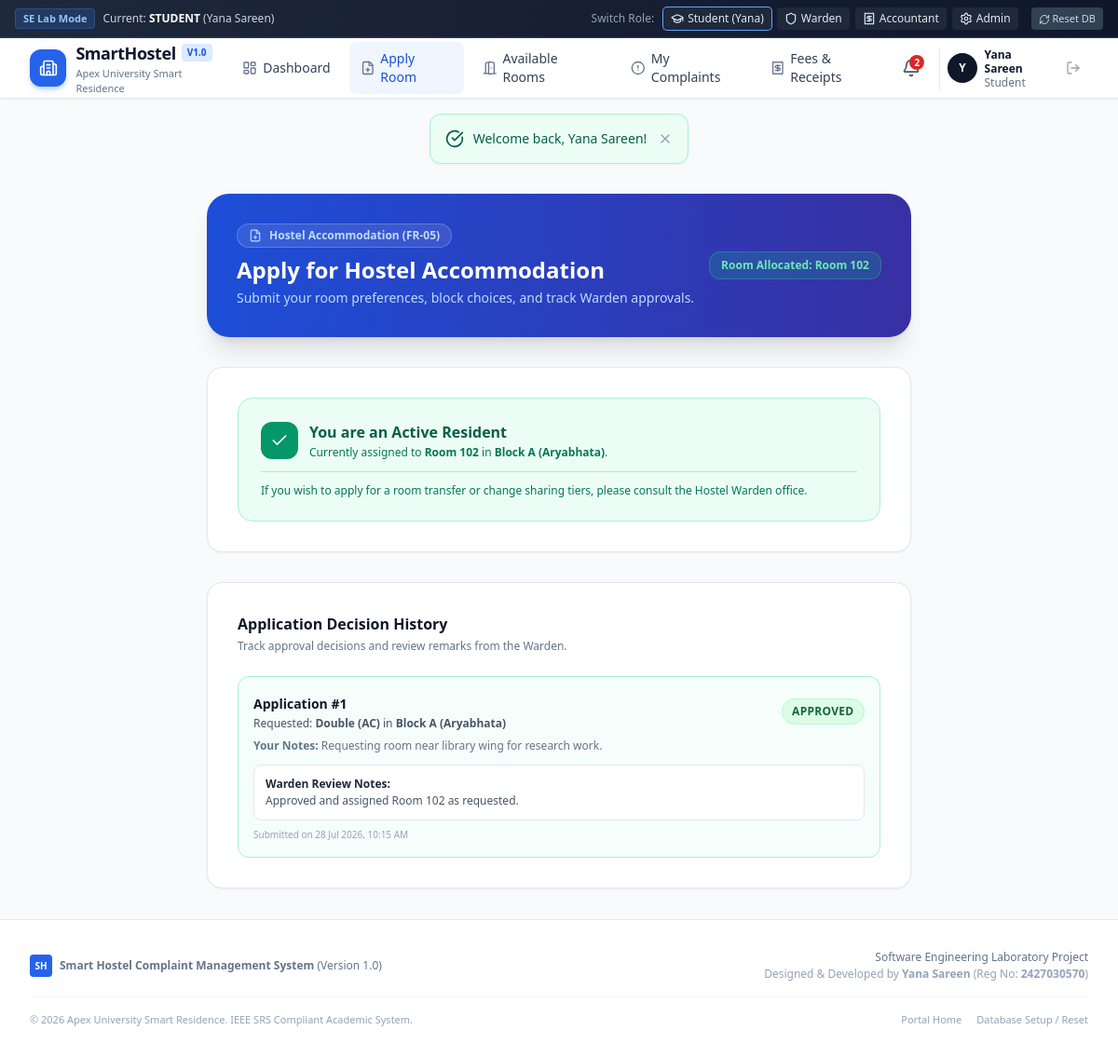
Screenshot of /apply_room.php (signed in) with the database file from the repository.
### tables this page shows
CREATE TABLE `students` (
  `id` INT AUTO_INCREMENT PRIMARY KEY,
  `user_id` INT NOT NULL,
  `reg_no` VARCHAR(50) NOT NULL UNIQUE,
  `room_id` INT DEFAULT NULL,
  `department` VARCHAR(100) NOT NULL,
  `year` VARCHAR(20) NOT NULL DEFAULT '2nd Year',
  `gender` ENUM('Male', 'Female', 'Other') NOT NULL DEFAULT 'Female',
  `emergency_contact` VARCHAR(150) DEFAULT NULL,
  `check_in_date` DATE DEFAULT NULL,
  `check_out_date` DATE DEFAULT NULL,
  `status` VARCHAR(50) NOT NULL DEFAULT 'Active Resident',
  FOREIGN KEY (`user_id`) REFERENCES `users`(`id`) ON DELETE CASCADE,
  FOREIGN KEY (`room_id`) REFERENCES `rooms`(`id`) ON DELETE SET NULL
);

CREATE TABLE `rooms` (
  `id` INT AUTO_INCREMENT PRIMARY KEY,
  `room_number` VARCHAR(20) NOT NULL UNIQUE,
  `block` VARCHAR(50) NOT NULL,
  `floor` INT NOT NULL DEFAULT 1,
  `room_type` VARCHAR(50) NOT NULL DEFAULT 'Double (Non-AC)',
  `capacity` INT NOT NULL DEFAULT 2,
  `occupied_beds` INT NOT NULL DEFAULT 0,
  `fee_per_semester` DECIMAL(10,2) NOT NULL DEFAULT 35000.00,
  `status` ENUM('Available', 'Full', 'Under Maintenance') NOT NULL DEFAULT 'Available',
  `amenities` TEXT DEFAULT NULL,
  `created_at` DATETIME DEFAULT CURRENT_TIMESTAMP
);

CREATE TABLE `applications` (
  `id` INT AUTO_INCREMENT PRIMARY KEY,
  `student_id` INT NOT NULL,
  `preferred_room_type` VARCHAR(50) NOT NULL,
  `preferred_block` VARCHAR(50) NOT NULL,
  `dietary_preference` VARCHAR(50) DEFAULT 'Vegetarian',
  `remarks` TEXT DEFAULT NULL,
  `status` ENUM('Pending', 'Approved', 'Rejected') NOT NULL DEFAULT 'Pending',
  `reviewed_by` INT DEFAULT NULL,
  `review_notes` TEXT DEFAULT NULL,
  `allocated_room_id` INT DEFAULT NULL,
  `created_at` DATETIME DEFAULT CURRENT_TIMESTAMP,
  FOREIGN KEY (`student_id`) REFERENCES `students`(`id`) ON DELETE CASCADE,
  FOREIGN KEY (`reviewed_by`) REFERENCES `users`(`id`) ON DELETE SET NULL,
  FOREIGN KEY (`allocated_room_id`) REFERENCES `rooms`(`id`) ON DELETE SET NULL
);

### apply_room.php (the view, shortened to what this page needs)
<?php
$db = get_db();
$user_id = current_user_id();
$stmt = $db->prepare("SELECT s.*, r.room_number, r.block, r.floor, r.room_type, r.fee_per_semester, r.amenities
                      FROM students s
                      LEFT JOIN rooms r ON s.room_id = r.id
                      WHERE s.user_id = ?");
$stmt->execute([$user_id]);
$student = $stmt->fetch();
$student_id = $student['id'];
$stmt = $db->prepare("SELECT a.*, r.room_number as allocated_room_num
                      FROM applications a
                      LEFT JOIN rooms r ON a.allocated_room_id = r.id
                      WHERE a.student_id = ?
                      ORDER BY a.id DESC");
$stmt->execute([$student_id]);
$my_applications = $stmt->fetchAll();
require_once __DIR__ . '/includes/header.php';
require_once __DIR__ . '/includes/navbar.php';
?>
<div class="max-w-5xl mx-auto px-4 sm:px-6 lg:px-8 py-8 space-y-8">
    <div class="bg-gradient-to-r from-blue-700 to-indigo-800 rounded-3xl p-6 sm:p-8 text-white shadow-xl flex flex-col sm:flex-row sm:items-center justify-between gap-4">
        <div>
            <div class="inline-flex items-center gap-2 px-3 py-1 rounded-full text-xs font-semibold bg-white/10 text-blue-200 border border-white/20 mb-2">
                <i data-lucide="file-plus" class="w-3.5 h-3.5"></i> Hostel Accommodation (FR-05)
            </div>
            <h1 class="text-2xl font-black">Apply for Hostel Accommodation</h1>
            <p class="text-xs sm:text-sm text-blue-200 mt-1">Submit your room preferences, block choices, and track Warden approvals.</p>
        </div>
        <span class="px-3 py-1.5 rounded-xl font-bold text-xs <?= $student['room_number'] ? 'bg-emerald-500/20 text-emerald-300 border border-emerald-400/30' : 'bg-amber-500/20 text-amber-300 border border-amber-400/30' ?>">
            <?= $student['room_number'] ? 'Room Allocated: Room ' . htmlspecialchars($student['room_number']) : 'No Room Allocated Yet' ?>
        </span>
    </div>
    <div class="bg-white rounded-2xl border border-slate-200 shadow-sm p-6 sm:p-8">
        <?php if (!$student['room_number']): ?>
            <h2 class="text-lg font-bold text-slate-900 mb-1">New Room Application</h2>
            <p class="text-xs text-slate-500 mb-6">Select your accommodation tier and preferences. Warden will review based on vacancy.</p>
            <form method="POST" action="apply_room.php" class="space-y-5">
                <input type="hidden" name="action" value="apply_accommodation">
                <div class="grid grid-cols-1 sm:grid-cols-2 gap-4">
                    <div>
                        <label class="block text-xs font-semibold text-slate-700 uppercase tracking-wider mb-1.5">Preferred Room Type *</label>
                        <select name="preferred_room_type" class="w-full px-3.5 py-2.5 rounded-xl border border-slate-300 text-xs focus:ring-2 focus:ring-blue-500 bg-white">
                            <option value="Single (AC)">Single Room (AC) - ₹45,000/sem</option>
                            <option value="Double (AC)">Double Sharing (AC) - ₹38,000/sem</option>
                            <option value="Double (Non-AC)">Double Sharing (Non-AC) - ₹30,000/sem</option>
                            <option value="Triple (Non-AC)">Triple Sharing (Non-AC) - ₹25,000/sem</option>
                        </select>
                    </div>
                    <div>
                        <label class="block text-xs font-semibold text-slate-700 uppercase tracking-wider mb-1.5">Preferred Hostel Block *</label>
                        <select name="preferred_block" class="w-full px-3.5 py-2.5 rounded-xl border border-slate-300 text-xs focus:ring-2 focus:ring-blue-500 bg-white">
                            <option value="Block A (Aryabhata)">Block A (Aryabhata) - Senior Wing</option>
                            <option value="Block B (Bhaskara)">Block B (Bhaskara) - Study Wing</option>
                            <option value="Block C (Chanakya)">Block C (Chanakya) - East Wing</option>
                        </select>
                    </div>
                </div>
                <div class="grid grid-cols-1 sm:grid-cols-2 gap-4">
                    <div>
                        <label class="block text-xs font-semibold text-slate-700 uppercase tracking-wider mb-1.5">Dietary Preference</label>
                        <select name="dietary_preference" class="w-full px-3.5 py-2.5 rounded-xl border border-slate-300 text-xs focus:ring-2 focus:ring-blue-500 bg-white">
                            <option value="Vegetarian">Vegetarian (North/South Indian)</option>
                            <option value="Non-Vegetarian">Non-Vegetarian</option>
                            <option value="Jain Food">Jain Vegetarian</option>
                            <option value="Eggetarian">Eggetarian</option>
                        </select>
                    </div>
                    <div>
                        <label class="block text-xs font-semibold text-slate-700 uppercase tracking-wider mb-1.5">Special Medical / Accessibility Remarks</label>
                        <input type="text" name="remarks" placeholder="e.g. Ground floor preferred due to knee issue" class="w-full px-3.5 py-2.5 rounded-xl border border-slate-300 text-xs focus:ring-2 focus:ring-blue-500">
                    </div>
                </div>
                <div class="pt-3">
                    <button type="submit" class="px-6 py-3 bg-blue-600 hover:bg-blue-700 text-white font-semibold text-xs rounded-xl shadow-md transition flex items-center gap-2">
                        <i data-lucide="send" class="w-4 h-4"></i> Submit Accommodation Application
                    </button>
                </div>
            </form>
        <?php else: ?>
            <div class="p-6 rounded-2xl bg-emerald-50 border border-emerald-200 text-emerald-800">
                <div class="flex items-center gap-3">
                    <div class="w-10 h-10 rounded-xl bg-emerald-600 text-white flex items-center justify-center">
                        <i data-lucide="check" class="w-5 h-5"></i>
                    </div>
                    <div>
                        <h3 class="font-bold text-base">You are an Active Resident</h3>
                        <p class="text-xs text-emerald-700 mt-0.5">Currently assigned to <strong>Room <?= htmlspecialchars($student['room_number']) ?></strong> in <strong><?= htmlspecialchars($student['block']) ?></strong>.</p>
                    </div>
                </div>
                <p class="text-xs text-emerald-700 mt-3 pt-3 border-t border-emerald-200">If you wish to apply for a room transfer or change sharing tiers, please consult the Hostel Warden office.</p>
            </div>
        <?php endif; ?>
    </div>
    <div class="bg-white rounded-2xl border border-slate-200 shadow-sm p-6 sm:p-8">
        <h3 class="text-base font-bold text-slate-900 mb-1">Application Decision History</h3>
        <p class="text-xs text-slate-500 mb-6">Track approval decisions and review remarks from the Warden.</p>
        <?php if (!empty($my_applications)): ?>
            <div class="space-y-4">
                <?php foreach ($my_applications as $app): ?>
                    <div class="p-4 rounded-xl border <?= $app['status'] === 'Approved' ? 'bg-emerald-50/50 border-emerald-200' : ($app['status'] === 'Rejected' ? 'bg-red-50/50 border-red-200' : 'bg-amber-50/50 border-amber-200') ?>">
                        <div class="flex flex-col sm:flex-row sm:items-center justify-between gap-2">
                            <div>
                                <span class="font-bold text-sm text-slate-900">Application #<?= $app['id'] ?></span>
                                <p class="text-xs text-slate-600 mt-0.5">Requested: <strong><?= htmlspecialchars($app['preferred_room_type']) ?></strong> in <strong><?= htmlspecialchars($app['preferred_block']) ?></strong></p>
                            </div>
                            <span class="badge-status <?= $app['status'] === 'Approved' ? 'badge-resolved' : ($app['status'] === 'Rejected' ? 'badge-escalated' : 'badge-pending') ?>">
                                <?= htmlspecialchars($app['status']) ?>
                            </span>
                        </div>
                        <?php if ($app['remarks']): ?>
                            <p class="text-xs text-slate-500 mt-2"><strong>Your Notes:</strong> <?= htmlspecialchars($app['remarks']) ?></p>
                        <?php endif; ?>
                        <?php if ($app['review_notes']): ?>
                            <div class="mt-3 p-3 bg-white rounded-lg border border-slate-200 text-xs">
                                <span class="font-bold text-slate-800">Warden Review Notes:</span>
                                <p class="text-slate-600 mt-0.5"><?= htmlspecialchars($app['review_notes']) ?></p>
                            </div>
                        <?php endif; ?>
                        <div class="text-[10px] text-slate-400 mt-2">
                            Submitted on <?= date('d M Y, h:i A', strtotime($app['created_at'])) ?>
                        </div>
                    </div>
                <?php endforeach; ?>
            </div>
        <?php else: ?>
            <p class="text-xs text-slate-500 italic">No past applications found.</p>
        <?php endif; ?>
    </div>
</div>
<?php require_once __DIR__ . '/includes/footer.php'; ?>

### assets/css/styles.css (style rules this page uses)
:root { --primary: #2563eb; --primary-hover: #1d4ed8; --primary-light: #eff6ff; --secondary: #475569; --success: #16a34a; --warning: #f59e0b; --danger: #dc2626; --dark: #0f172a; --card-bg: #ffffff; --border-color: #e2e8f0; }
body { font-family: -apple-system, BlinkMacSystemFont, "Segoe UI", Roboto, "Helvetica Neue", Arial, sans-serif; background-color: #f8fafc; color: #1e293b; min-height: 100vh; display: flex; flex-direction: column; }
.badge-status { display: inline-flex; align-items: center; padding: 0.25rem 0.65rem; border-radius: 9999px; font-size: 0.75rem; font-weight: 600; letter-spacing: 0.025em; text-transform: uppercase; }
.badge-resolved { background-color: #dcfce7; color: #166534; border: 1px solid #bbf7d0; }

### rows the page displays
students: room.room_number "102", room.block "Block A (Aryabhata)"
applications: id "1", preferred_room_type "Double (AC)", preferred_block "Block A (Aryabhata)", status "APPROVED", remarks "Requesting room near library wing for research work.", review_notes "Approved and assigned Room 102 as requested.", created_at "28 Jul 2026, 10:15 AM"

### other values shown
$current_role "STUDENT"
$user['name'] "Yana Sareen"
$unread_notifs "2"
substr($user['name'] ?? 'U', 0, 1) "Y"
$role "Student"
$flash['message'] "Welcome back, Yana Sareen!"
APP_NAME "Smart Hostel Complaint Management System"
APP_VERSION "1.0"
HOSTEL_NAME "Apex University Smart Residence"
